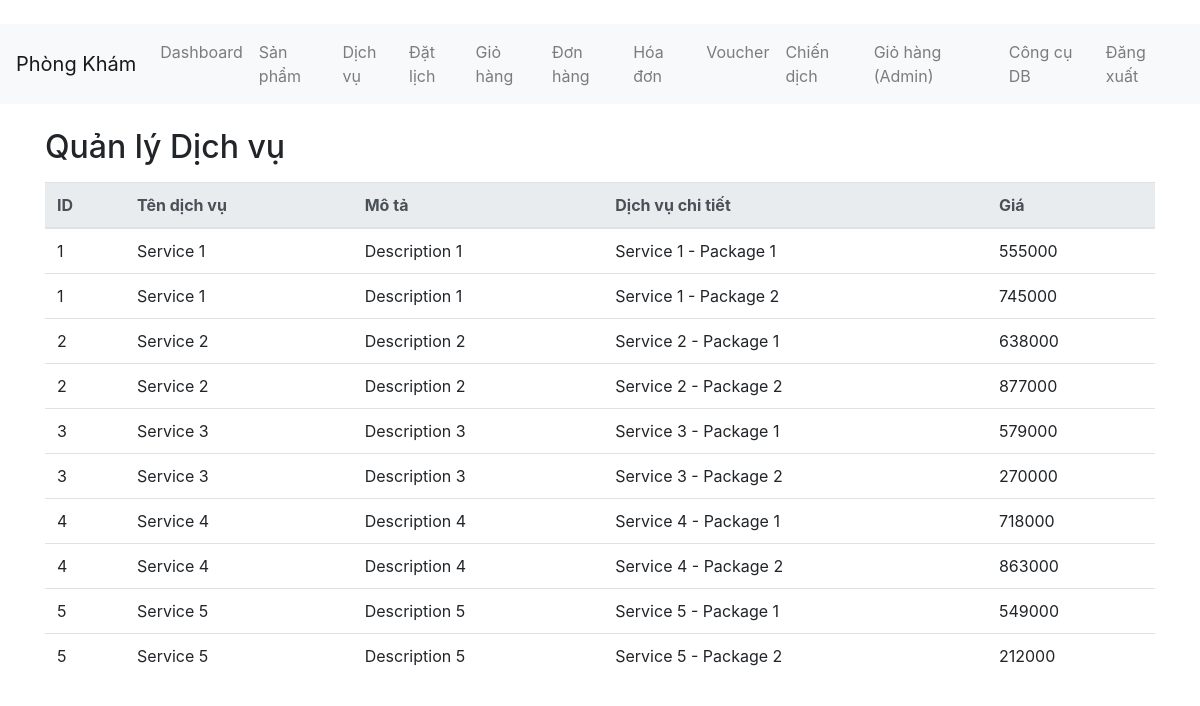
Before: /services (signed in) with the older database file.
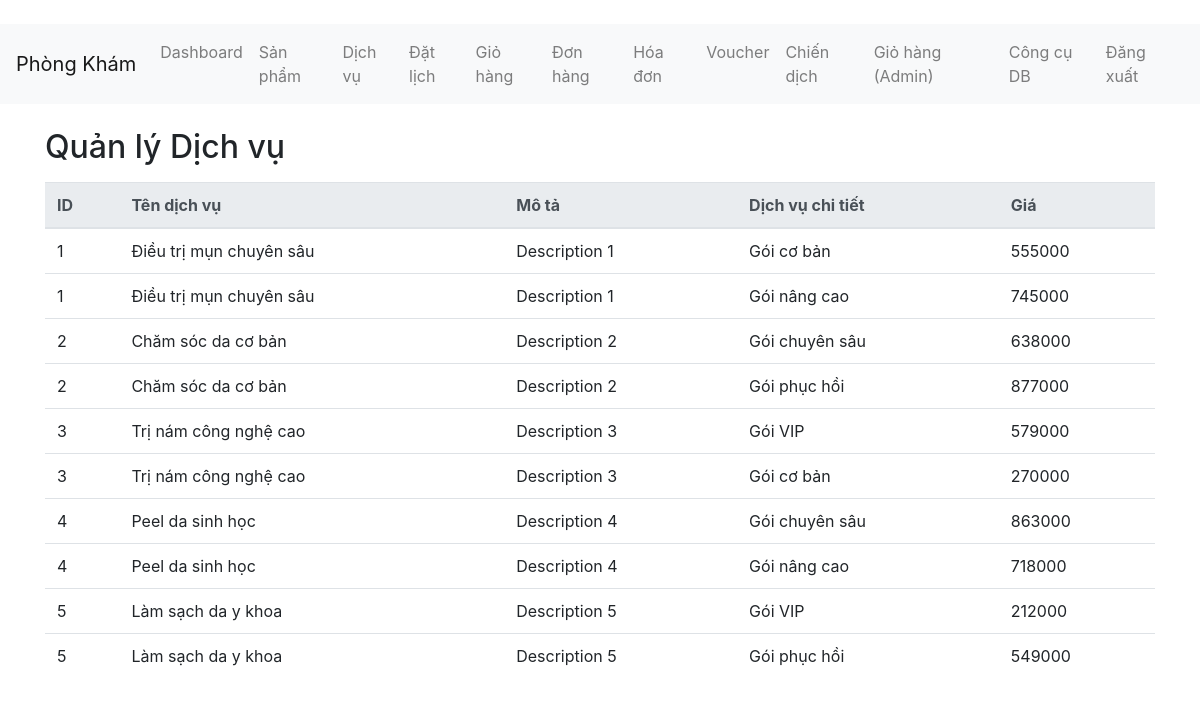
After: the same page with the newer database file.
### tables this page shows
CREATE TABLE services (id_dt INTEGER PRIMARY KEY, name_dt TEXT, desc_dt TEXT, img_dt TEXT);

CREATE TABLE services_details (id_sd INTEGER PRIMARY KEY, id_dt INTEGER, name_sd TEXT, price_sd TEXT);

### app.py (the view)
@app.route("/services")
def services():
    if "user" not in session:
        return redirect(url_for("login"))
    conn = get_conn()
    rows = conn.execute(
        """
        SELECT s.id_dt, s.name_dt, s.desc_dt, d.name_sd, d.price_sd
        FROM services s
        LEFT JOIN services_details d ON s.id_dt = d.id_dt
        ORDER BY s.id_dt
        """
    ).fetchall()
    conn.close()
    return render_template("services.html", services=[dict(r) for r in rows])

### app.py (called while the page is built)
def get_conn() -> sqlite3.Connection:
    conn = sqlite3.connect(DB_PATH)
    conn.row_factory = sqlite3.Row
    conn.execute("PRAGMA foreign_keys = ON")
    return conn

### template/services.html
﻿{% extends "base.html" %}
{% block content %}
<h2>Quản lý Dịch vụ</h2>
<table class="table table-hover mt-3">
  <thead class="thead-light">
    <tr>
      <th>ID</th><th>Tên dịch vụ</th><th>Mô tả</th><th>Dịch vụ chi tiết</th><th>Giá</th>
    </tr>
  </thead>
  <tbody>
    {% for s in services %}
    <tr>
      <td>{{ s["id_dt"] }}</td>
      <td>{{ s["name_dt"] }}</td>
      <td>{{ s["desc_dt"] }}</td>
      <td>{{ s["name_sd"] or "" }}</td>
      <td>{{ s["price_sd"] or "" }}</td>
    </tr>
    {% endfor %}
  </tbody>
</table>
{% endblock %}

### template/base.html (shortened to what this page needs)
﻿<!DOCTYPE html>
<html lang="vi">
<head>
  <link rel="stylesheet" href="https://stackpath.bootstrapcdn.com/bootstrap/4.3.1/css/bootstrap.min.css">
</head>
<body>
<nav class="navbar navbar-expand-lg navbar-light bg-light">
  <a class="navbar-brand" href="{{ url_for('dashboard') }}">Phòng Khám</a>
  <div class="collapse navbar-collapse">
    <ul class="navbar-nav mr-auto">
      {% if session.get('user') %}
        <li class="nav-item"><a class="nav-link" href="{{ url_for('dashboard') }}">Dashboard</a></li>
        <li class="nav-item"><a class="nav-link" href="{{ url_for('products') }}">Sản phẩm</a></li>
        <li class="nav-item"><a class="nav-link" href="{{ url_for('services') }}">Dịch vụ</a></li>
        <li class="nav-item"><a class="nav-link" href="{{ url_for('booking') }}">Đặt lịch</a></li>
        <li class="nav-item"><a class="nav-link" href="{{ url_for('cart') }}">Giỏ hàng</a></li>
        <li class="nav-item"><a class="nav-link" href="{{ url_for('orders') }}">Đơn hàng</a></li>
        {% if session.get('role') == 'admin' %}
          <li class="nav-item"><a class="nav-link" href="{{ url_for('admin_bills') }}">Hóa đơn</a></li>
          <li class="nav-item"><a class="nav-link" href="{{ url_for('admin_vouchers') }}">Voucher</a></li>
          <li class="nav-item"><a class="nav-link" href="{{ url_for('admin_campaigns') }}">Chiến dịch</a></li>
          <li class="nav-item"><a class="nav-link" href="{{ url_for('admin_carts') }}">Giỏ hàng (Admin)</a></li>
          <li class="nav-item"><a class="nav-link" href="{{ url_for('admin_db_tools') }}">Công cụ DB</a></li>
        {% endif %}
      {% endif %}
    </ul>
    <ul class="navbar-nav ml-auto">
      {% if session.get('user') %}
        <li class="nav-item">
          <a class="nav-link" href="{{ url_for('logout') }}">Đăng xuất</a>
        </li>
      {% endif %}
    </ul>
  </div>
</nav>
<div class="container mt-4">
  {% block content %}{% endblock %}
</div>
</body>
</html>

Changed rows visible on the page:
changed services "Description 1": name_dt "Service 1" → "Điều trị mụn chuyên sâu"; name_sd "Service 1 - Package 1" → "Gói cơ bản"; name_sd "Service 1 - Package 2" → "Gói nâng cao"
changed services "Description 2": name_dt "Service 2" → "Chăm sóc da cơ bản"; name_sd "Service 2 - Package 1" → "Gói chuyên sâu"; name_sd "Service 2 - Package 2" → "Gói phục hồi"
changed services "Description 3": name_dt "Service 3" → "Trị nám công nghệ cao"; name_sd "Service 3 - Package 1" → "Gói VIP"; name_sd "Service 3 - Package 2" → "Gói cơ bản"
changed services "Description 4": name_dt "Service 4" → "Peel da sinh học"; name_sd "Service 4 - Package 1" → "Gói chuyên sâu"; price_sd "718000" → "863000"; name_sd "Service 4 - Package 2" → "Gói nâng cao"; price_sd "863000" → "718000"
changed services "Description 5": name_dt "Service 5" → "Làm sạch da y khoa"; name_sd "Service 5 - Package 1" → "Gói VIP"; price_sd "549000" → "212000"; name_sd "Service 5 - Package 2" → "Gói phục hồi"; price_sd "212000" → "549000"
